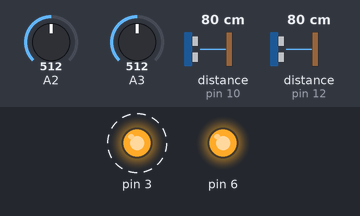
A sketch run on a simulated Arduino Uno, built with avr-gcc and run on an emulated ATmega328P. On the bench: output pins drawn as LEDs (lit = HIGH). Wiring (inferred from the names in the program): 2 × ultrasonic range finder: trigger pin 11, echo pin 10 / trigger pin 13, echo pin 12. Dashed ring = blinking. The inputs (shaded band) are chosen by the test bench; at power-on: A2 = 512, A3 = 512, distance to the obstacle (sensors on pin 10, pin 12) 80 cm. The echo pulse lasts 58.3 µs per cm; pins used as bus, display or sensor lines are not drawn; what the sketch prints to the serial monitor is not drawn.

Above: at 2.8 s.
Timing chart, 0 to 5.6 s (numbered marks = the images above):
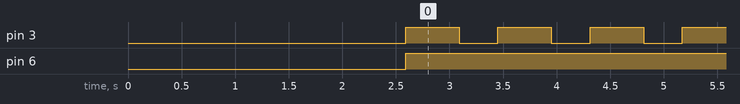

Measured:
- by itself, pin 3: alternates HIGH for 0.50 s and LOW for 0.36 s
- by itself, pin 6: LOW → HIGH at 2.6 s

The sketch:

Sumobot3.0.ino
```cpp
void func_left(double L, double R);
void func_forward(double L, double R);
void func_right(double L, double R);
void func_reverse(double L, double R);
float ultralSound(int trigP, int echoP);         //超音波函式宣告
int trigP_1 = 13,  echoP_1 = 12;                 //超音波1號Trig Pin、Echo Pin
int trigP_2 = 11,  echoP_2 = 10;                 //超音波2號Trig Pin、Echo Pin
int light_R1,light_R2;
int ultR,ultL;
float duration, distance;

void setup() {
  Serial.begin (9600);            //鮑率設定
  pinMode(trigP_1, OUTPUT);
  pinMode(trigP_2, OUTPUT);
  pinMode(echoP_1, INPUT);
  pinMode(echoP_2, INPUT);
  delay(2580);

}

void loop()
{

/*
 //====這邊是超音波1號的程式=========
  Serial.print("UTL : ");
  Serial.print(ultralSound(trigP_1, echoP_1));   //印出超音波1號偵測到的距離
  Serial.print("cm __ ");

  //====這邊是超音波2號的程式=========
  Serial.print("UTR : ");
  Serial.print(ultralSound(trigP_2, echoP_2));    //印出超音波2號偵測到的距離
  Serial.print("cm // ");

  Serial.print("LTR : ");
  Serial.print(analogRead(A3));    //印出顏感1號偵測到的距離
  Serial.print(" __ ");
  Serial.print("LTL : ");
  Serial.println(analogRead(A2));    //印出顏感2號偵測到的距離


  delay(250);     測試回傳訊號時，為方便觀看，所以故意延遲時間，
                    讓回傳列印變化慢一點。寫到機器時這一個一定要刪
                    除掉，否則將嚴重影響機器判斷速度。
                  */
  light_R1 = analogRead(A3);
  light_R2 = analogRead(A2);
  ultL = ultralSound(trigP_1,  echoP_1);
  ultR = ultralSound(trigP_2,  echoP_2);
  if (light_R1 > 35 || light_R2  > 40 ){
  Serial.println("wire");
  func_reverse(255,255);
  delay(500);
  func_right(0,255);
  delay(350);
}
else {
  if (ultR < 50 && ultL < 50){
    Serial.println("F");
    func_forward(255,255);
    /*if (ultR < 15 && ultL < 13){
    Serial.println("Kill");
    func_forward(255,255);
  }*/
  }
  else if (ultL < 50){
    Serial.println("L");
    func_right(0,255);
  }
  else if (ultR < 50){
    Serial.println("R");
    func_left(255,0);
  }
  else {
    Serial.println("NA");
    func_forward(255,255);
  }


}


}
/*
 * 「ultralSound」是超音波程式，下面是電訊號運作過程，先打訊號給感測器，再接收回傳訊號。
 * 程式會透過回傳的訊號持續時間來計算距離。
 */
float ultralSound(int trigP, int echoP){
    digitalWrite(trigP, LOW);
    delayMicroseconds(5);
    digitalWrite(trigP, HIGH);     // 提供 Trig 高電位，持續 10us
    delayMicroseconds(10);
    digitalWrite(trigP, LOW);      // 拉低電位


    duration = pulseIn(echoP, HIGH);   // pulseIn是用來讀取收到高電位時的時間
    distance = (duration/2) / 29.1;    //計算距離公式
    return distance;
}
void func_left(double L, double R)
{
    analogWrite(3,L);

    analogWrite(6,R);

    digitalWrite(2,1);

    digitalWrite(4,0);

    digitalWrite(5,0);

    digitalWrite(7,1);

}

void func_forward(double L, double R)
{
    analogWrite(3,L);

    analogWrite(6,R);

    digitalWrite(2,1);

    digitalWrite(4,0);

    digitalWrite(5,1);

    digitalWrite(7,0);

}

void func_right(double L, double R)
{
    analogWrite(3,L);

    analogWrite(6,R);

    digitalWrite(2,0);

    digitalWrite(4,1);

    digitalWrite(5,1);

    digitalWrite(7,0);

}

void func_reverse(double L, double R)
{
    analogWrite(3,L);

    analogWrite(6,R);

    digitalWrite(2,0);

    digitalWrite(4,1);

    digitalWrite(5,0);

    digitalWrite(7,1);

}
```
